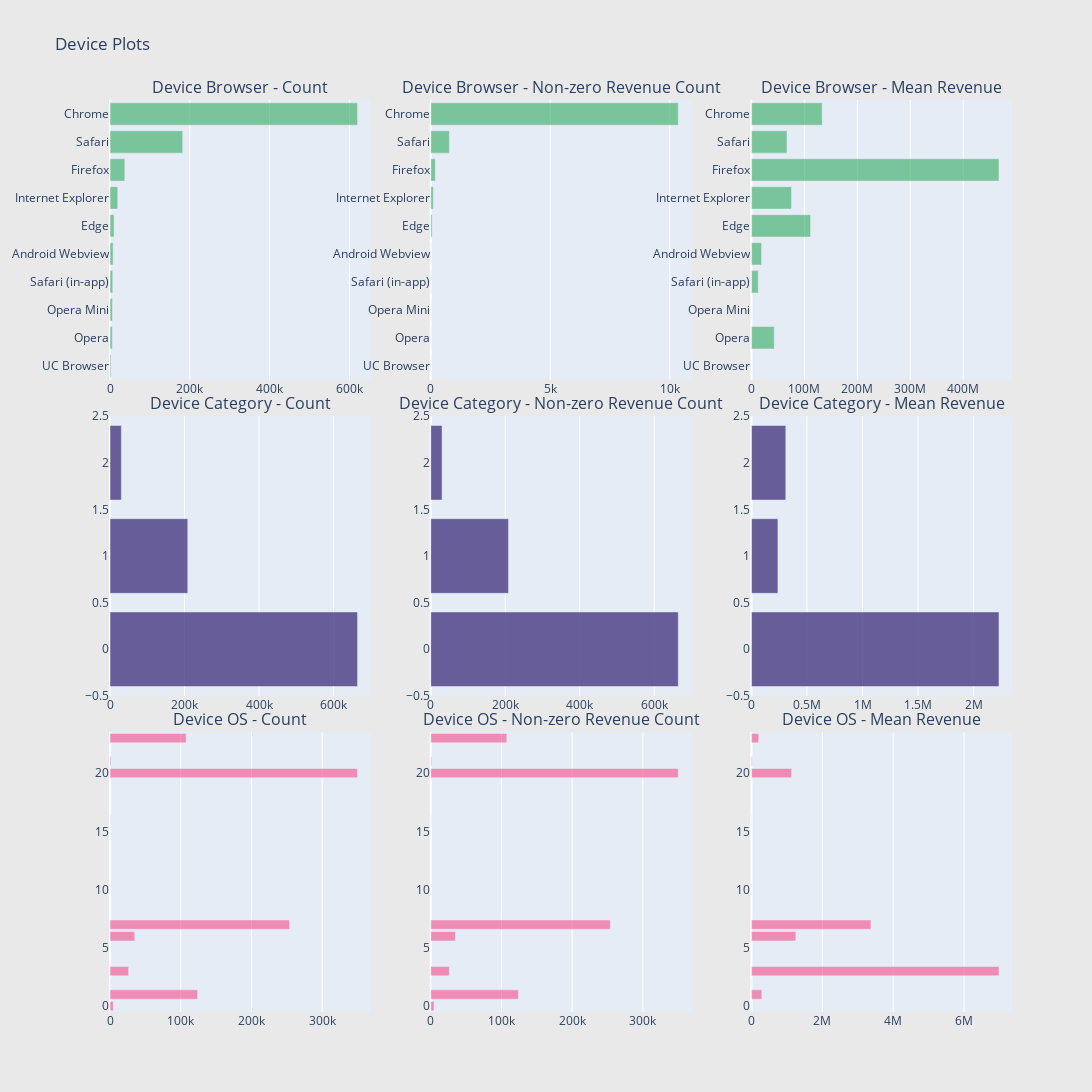

Here is the notebook cell this chart was saved with:
### Code cell
import plotly.graph_objects as go
from plotly.subplots import make_subplots
import plotly.offline as py

def horizontal_bar_chart(cnt_srs, color):
    trace = go.Bar(
        y=cnt_srs.index[::-1],
        x=cnt_srs.values[::-1],
        showlegend=False,
        orientation = 'h',
        marker=dict(
            color=color,
        ),
    )
    return trace

# groupby `device.brower`
group1 = train_df_drop.groupby(['device.browser'])['totals.transactionRevenue'].agg(['size','count','mean'])
group1.columns = ['count', 'count of non-zero revenue', 'mean']
group1 = group1.sort_values(by='count', ascending=False)
trace1 = horizontal_bar_chart(group1['count'].head(10),'rgba(50, 171, 96, 0.6)')
trace2 = horizontal_bar_chart(group1['count of non-zero revenue'].head(10),'rgba(50, 171, 96, 0.6)')
trace3 = horizontal_bar_chart(group1['mean'].head(10),'rgba(50, 171, 96, 0.6)')

# groupby `device.category`
group2 = train_df.groupby('device.deviceCategory')['totals.transactionRevenue'].agg(['size', 'count', 'mean'])
group2.columns = ["count", "count of non-zero revenue", "mean"]
group2 = group2.sort_values(by="count", ascending=False)
trace4 = horizontal_bar_chart(group2["count"].head(10), 'rgba(71, 58, 131, 0.8)')
trace5 = horizontal_bar_chart(group2["count of non-zero revenue"].head(10), 'rgba(71, 58, 131, 0.8)')
trace6 = horizontal_bar_chart(group2["mean"].head(10), 'rgba(71, 58, 131, 0.8)')

# groupby `operating system`
group3 = train_df.groupby('device.operatingSystem')['totals.transactionRevenue'].agg(['size', 'count', 'mean'])
group3.columns = ["count", "count of non-zero revenue", "mean"]
group3 = group3.sort_values(by="count", ascending=False)
trace7 = horizontal_bar_chart(group3["count"].head(10), 'rgba(246, 78, 139, 0.6)')
trace8 = horizontal_bar_chart(group3["count of non-zero revenue"].head(10),'rgba(246, 78, 139, 0.6)')
trace9 = horizontal_bar_chart(group3["mean"].head(10),'rgba(246, 78, 139, 0.6)')

# creating subplots
fig = make_subplots(rows=3, cols=3, vertical_spacing=0.04, 
                          subplot_titles=["Device Browser - Count", "Device Browser - Non-zero Revenue Count", "Device Browser - Mean Revenue",
                                          "Device Category - Count",  "Device Category - Non-zero Revenue Count", "Device Category - Mean Revenue", 
                                          "Device OS - Count", "Device OS - Non-zero Revenue Count", "Device OS - Mean Revenue"])

fig.append_trace(trace1, 1, 1)
fig.append_trace(trace2, 1, 2)
fig.append_trace(trace3, 1, 3)
fig.append_trace(trace4, 2, 1)
fig.append_trace(trace5, 2, 2)
fig.append_trace(trace6, 2, 3)
fig.append_trace(trace7, 3, 1)
fig.append_trace(trace8, 3, 2)
fig.append_trace(trace9, 3, 3)

fig['layout'].update(height=2400, width=2400, paper_bgcolor='rgb(233,233,233)', title="Device Plots")
py.iplot(fig, filename='device_plot')

### Figure 1 — Plotly figure (JSON) as saved in the notebook; plotly's stock layout.template omitted (floating-point values rounded to 4 significant figures)
{"data": [{"marker": {"color": "rgba(50, 171, 96, 0.6)"}, "orientation": "h", "showlegend": false, "type": "bar", "x": [2427, 5643, 6139, 6850, 7865, 10205, 19375, 37069, 182245, 620364], "xaxis": "x", "y": ["UC Browser", "Opera", "Opera Mini", "Safari (in-app)", "Android Webview", "Edge", "Internet Explorer", "Firefox", "Safari", "Chrome"], "yaxis": "y"}, {"marker": {"color": "rgba(50, 171, 96, 0.6)"}, "orientation": "h", "showlegend": false, "type": "bar", "x": [0, 5, 0, 12, 6, 58, 109, 191, 780, 10353], "xaxis": "x2", "y": ["UC Browser", "Opera", "Opera Mini", "Safari (in-app)", "Android Webview", "Edge", "Internet Explorer", "Firefox", "Safari", "Chrome"], "yaxis": "y2"}, {"marker": {"color": "rgba(50, 171, 96, 0.6)"}, "orientation": "h", "showlegend": false, "type": "bar", "x": [null, 43070000, null, 12810000.0, 19140000.0, 111800000.0, 75740000.0, 467600000.0, 67180000.0, 133600000.0], "xaxis": "x3", "y": ["UC Browser", "Opera", "Opera Mini", "Safari (in-app)", "Android Webview", "Edge", "Internet Explorer", "Firefox", "Safari", "Chrome"], "yaxis": "y3"}, {"marker": {"color": "rgba(71, 58, 131, 0.8)"}, "orientation": "h", "showlegend": false, "type": "bar", "x": [30449, 208725, 664479], "xaxis": "x4", "y": [2, 1, 0], "yaxis": "y4"}, {"marker": {"color": "rgba(71, 58, 131, 0.8)"}, "orientation": "h", "showlegend": false, "type": "bar", "x": [30449, 208725, 664479], "xaxis": "x5", "y": [2, 1, 0], "yaxis": "y5"}, {"marker": {"color": "rgba(71, 58, 131, 0.8)"}, "orientation": "h", "showlegend": false, "type": "bar", "x": [309400.0, 238500.0, 2229000.0], "xaxis": "x6", "y": [2, 1, 0], "yaxis": "y6"}, {"marker": {"color": "rgba(246, 78, 139, 0.6)"}, "orientation": "h", "showlegend": false, "type": "bar", "x": [218, 280, 1216, 4695, 26337, 35034, 107665, 123892, 253938, 350072], "xaxis": "x7", "y": [2, 16, 21, 0, 3, 6, 23, 1, 7, 20], "yaxis": "y7"}, {"marker": {"color": "rgba(246, 78, 139, 0.6)"}, "orientation": "h", "showlegend": false, "type": "bar", "x": [218, 280, 1216, 4695, 26337, 35034, 107665, 123892, 253938, 350072], "xaxis": "x8", "y": [2, 16, 21, 0, 3, 6, 23, 1, 7, 20], "yaxis": "y8"}, {"marker": {"color": "rgba(246, 78, 139, 0.6)"}, "orientation": "h", "showlegend": false, "type": "bar", "x": [0, 0, 21710.0, 0, 6984000.0, 1253000.0, 205900.0, 293300.0, 3372000.0, 1135000.0], "xaxis": "x9", "y": [2, 16, 21, 0, 3, 6, 23, 1, 7, 20], "yaxis": "y9"}], "layout": {"annotations": [{"font": {"size": 16}, "showarrow": false, "text": "Device Browser - Count", "x": 0.1444, "xanchor": "center", "xref": "paper", "y": 1, "yanchor": "bottom", "yref": "paper"}, {"font": {"size": 16}, "showarrow": false, "text": "Device Browser - Non-zero Revenue Count", "x": 0.5, "xanchor": "center", "xref": "paper", "y": 1, "yanchor": "bottom", "yref": "paper"}, {"font": {"size": 16}, "showarrow": false, "text": "Device Browser - Mean Revenue", "x": 0.8556, "xanchor": "center", "xref": "paper", "y": 1, "yanchor": "bottom", "yref": "paper"}, {"font": {"size": 16}, "showarrow": false, "text": "Device Category - Count", "x": 0.1444, "xanchor": "center", "xref": "paper", "y": 0.6533, "yanchor": "bottom", "yref": "paper"}, {"font": {"size": 16}, "showarrow": false, "text": "Device Category - Non-zero Revenue Count", "x": 0.5, "xanchor": "center", "xref": "paper", "y": 0.6533, "yanchor": "bottom", "yref": "paper"}, {"font": {"size": 16}, "showarrow": false, "text": "Device Category - Mean Revenue", "x": 0.8556, "xanchor": "center", "xref": "paper", "y": 0.6533, "yanchor": "bottom", "yref": "paper"}, {"font": {"size": 16}, "showarrow": false, "text": "Device OS - Count", "x": 0.1444, "xanchor": "center", "xref": "paper", "y": 0.3067, "yanchor": "bottom", "yref": "paper"}, {"font": {"size": 16}, "showarrow": false, "text": "Device OS - Non-zero Revenue Count", "x": 0.5, "xanchor": "center", "xref": "paper", "y": 0.3067, "yanchor": "bottom", "yref": "paper"}, {"font": {"size": 16}, "showarrow": false, "text": "Device OS - Mean Revenue", "x": 0.8556, "xanchor": "center", "xref": "paper", "y": 0.3067, "yanchor": "bottom", "yref": "paper"}], "height": 2400, "paper_bgcolor": "rgb(233,233,233)", "title": {"text": "Device Plots"}, "width": 2400, "xaxis": {"anchor": "y", "domain": [0, 0.2889]}, "xaxis2": {"anchor": "y2", "domain": [0.3556, 0.6444]}, "xaxis3": {"anchor": "y3", "domain": [0.7111, 1]}, "xaxis4": {"anchor": "y4", "domain": [0, 0.2889]}, "xaxis5": {"anchor": "y5", "domain": [0.3556, 0.6444]}, "xaxis6": {"anchor": "y6", "domain": [0.7111, 1]}, "xaxis7": {"anchor": "y7", "domain": [0, 0.2889]}, "xaxis8": {"anchor": "y8", "domain": [0.3556, 0.6444]}, "xaxis9": {"anchor": "y9", "domain": [0.7111, 1]}, "yaxis": {"anchor": "x", "domain": [0.6933, 1]}, "yaxis2": {"anchor": "x2", "domain": [0.6933, 1]}, "yaxis3": {"anchor": "x3", "domain": [0.6933, 1]}, "yaxis4": {"anchor": "x4", "domain": [0.3467, 0.6533]}, "yaxis5": {"anchor": "x5", "domain": [0.3467, 0.6533]}, "yaxis6": {"anchor": "x6", "domain": [0.3467, 0.6533]}, "yaxis7": {"anchor": "x7", "domain": [0, 0.3067]}, "yaxis8": {"anchor": "x8", "domain": [0, 0.3067]}, "yaxis9": {"anchor": "x9", "domain": [0, 0.3067]}}}
